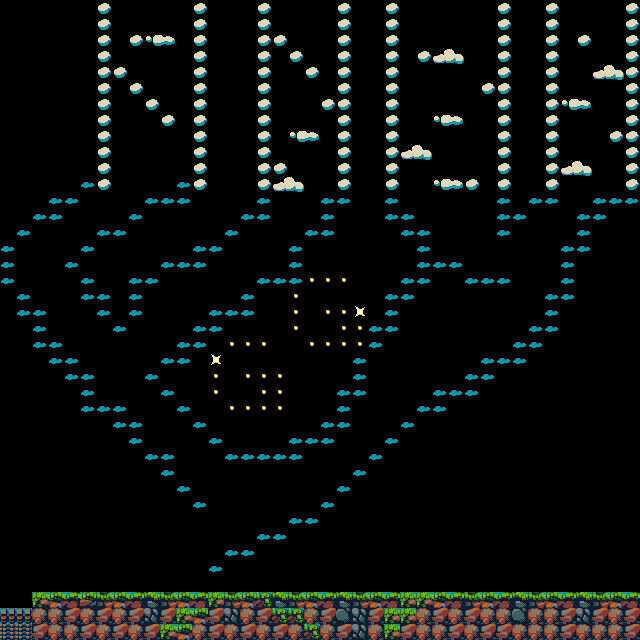

Rendered tile map (Tiled .tmx) drawn with the repository's tilesets; below, a short description and the map source with its tile grids summarised:
An orthogonal 40x40 tile map with 16x16 px tiles, 1 tile layer (Tile Layer 1), 2 tilesets and 4 objects (2x goal, player, enemy).

<map version="1.2" tiledversion="1.2.3" orientation="orthogonal" renderorder="right-down" width="40" height="40" tilewidth="16" tileheight="16" infinite="0" nextlayerid="3" nextobjectid="11">
 <tileset firstgid="1" source="../../../../../../Platform Game/CS3113/project_template/Windows/NYUCodebase/NYUCodebase/mapSprite.tsx" />
 <tileset firstgid="129" source="mapSprite.tsx" />
 <layer id="1" name="Tile Layer 1" width="40" height="40">
  <data>[1600 cells, 443 non-empty, 22 distinct tile ids]</data>
 </layer>
 <objectgroup id="2" name="ObjectsLayer">
  <object id="1" type="goal" gid="49" x="624" y="592" width="16" height="16" />
  <object id="2" type="goal" gid="12" x="576.25" y="16" width="16" height="16" />
  <object id="9" type="player" gid="81" x="3" y="592" width="16" height="16" />
  <object id="10" type="enemy" gid="99" x="432.125" y="591.333" width="16" height="16" />
 </objectgroup>
</map>
